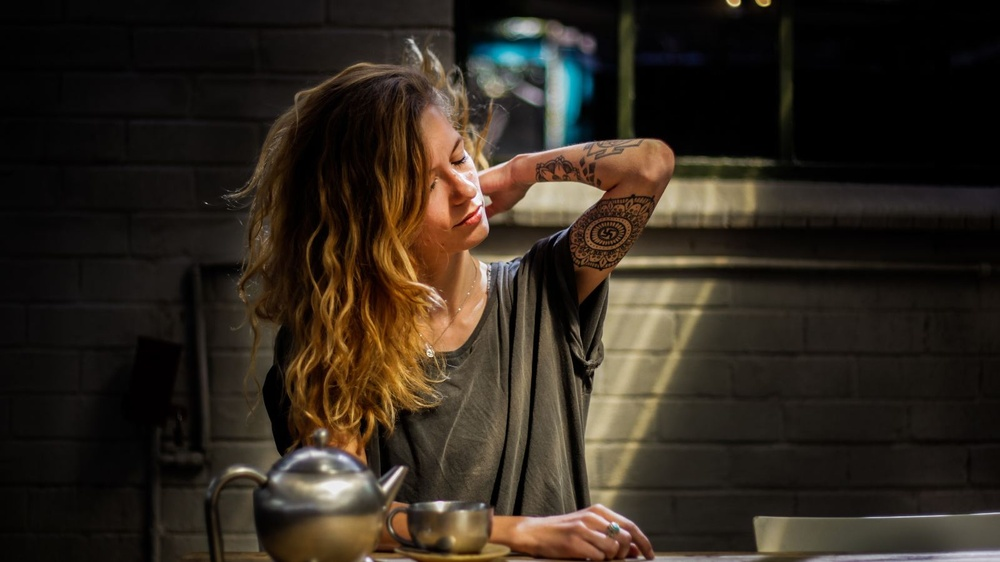
#> input picture images/example.jpg, 1000 x 562 px, shrunk from 1600 x 900 before the run
$ python histogram_example.py
#> lines starting #> are read from the running program, lines starting #| are printed output that depends on the picture
### models/image.py
import sys
import numpy
from matplotlib import pyplot

import cv2

index = 0

def window_index():
    global index
    index += 1
    return index

# [12 lines left out: function key_press_event, not called in this run]

def show(block=True):
    pyplot.show(block=block)

def pause(seconds=0):
    pyplot.pause(seconds)

def close(fig=None):
    pyplot.close(fig=fig)

# [17 lines left out: function set_lower_and_upper_color, not called in this run]

class Image():
    def __init__(self, path=None, title="Image", cmap="rgb"):
        self._cmap = self.set_cmap(cmap)
        self._path = path
        self.title = title
        self._mask = None
        self._connection_id = None
        self._histogram_connection_id = None
        self.set_image(path, cmap)

    def set_cmap(self, cmap):
        if cmap in ("rgb", "rgba", "gray"):
            return cmap
        else:
            error_name = "InvalidColormap"
            error_description = f"The Colormap {cmap} isn't valid. "
            error_description += "Please choose between the following options: 'rgb', 'rgba' or 'gray'."
            raise NameError(error_name, error_description)


    def set_image(self, path, cmap, reset_mode=False):
#> called with path = './images/example.jpg', cmap = 'gray', reset_mode = False
        if path:
            self._image = cv2.imread(path)
#> self._image is the input picture: shape (562, 1000, 3); mean B, G, R 30.4, 40, 48.7
            self.convert_image_colormap(cmap, bgr=True)
        else:
            self._image = None
        if not reset_mode:
            self.set_window()

    # [6 lines left out: function set_frame, not called in this run]

    def convert_image_colormap(self, cmap, bgr=False):
#> called with cmap = 'gray', bgr = True
        if bgr:
            if cmap == "rgb":
                self._image = cv2.cvtColor(self._image, cv2.COLOR_BGR2RGB)
            elif cmap == "rgba":
                self._image = cv2.cvtColor(self._image, cv2.COLOR_BGR2RGBA)
            elif cmap == "gray":
                self._image = cv2.cvtColor(self._image, cv2.COLOR_BGR2GRAY)
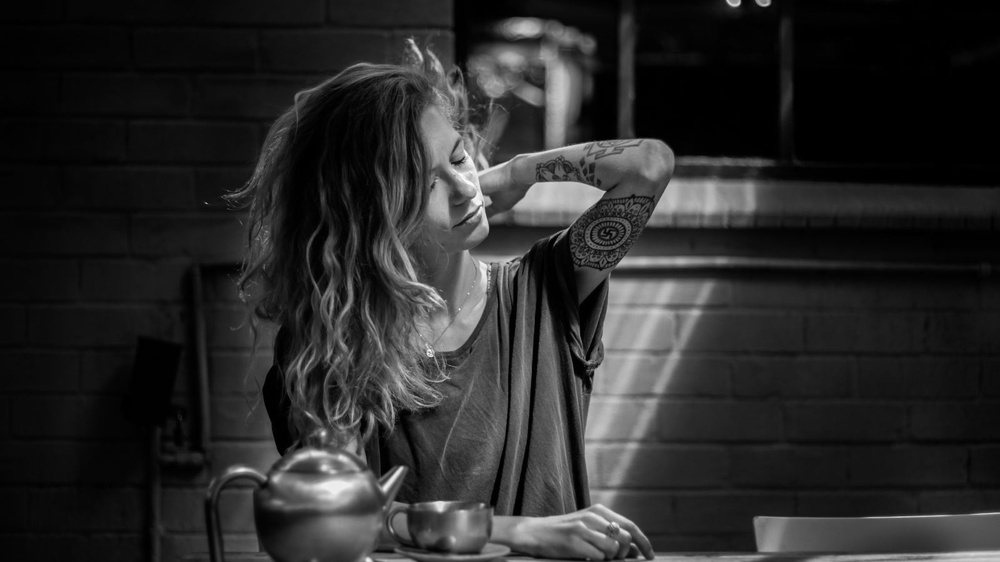
#> self._image: shape (562, 1000); min 0, max 253, mean 41.5
            else:
                error_name = "InvalidColormap"
                error_description = f"The Colormap {cmap} isn't valid. "
                error_description += "Please choose between the following options: 'rgb', 'rgba' or 'gray'."
                raise NameError(error_name, error_description)
        else:
            if self._cmap == "rgb":
                if cmap == "rgba":
                    self._image = cv2.cvtColor(self._image, cv2.COLOR_RGB2RGBA)
                elif cmap == "gray":
                    self._image = cv2.cvtColor(self._image, cv2.COLOR_RGB2GRAY)
                elif cmap == "rgb":
                    print("This image it's already on rgb colormap.")
                else:
                    error_name = "InvalidColormap"
                    error_description = f"The Colormap {cmap} isn't valid for this image. "
                    error_description += "Please choose between the following options: 'rgba' or 'gray'."
                    raise NameError(error_name, error_description)
            elif self._cmap == "rgba":
                if cmap == "rgb":
                    self._image = cv2.cvtColor(self._image, cv2.COLOR_RGBA2RGB)
                elif cmap == "gray":
                    self._image = cv2.cvtColor(self._image, cv2.COLOR_RGBA2GRAY)
                elif cmap == "rgba":
                    print("This image it's already on rgba colormap.")
                else:
                    error_name = "InvalidColormap"
                    error_description = f"The Colormap {cmap} isn't valid for this image. "
                    error_description += "Please choose between the following options: 'rgb' or 'gray'."
                    raise NameError(error_name, error_description)
            elif self._cmap == "gray":
                if self._path is not None:
                    self.set_image(self._path, cmap, reset_mode=True)
                else:
                    self.set_frame(self._original_frame, cmap, reset_mode=True)
            self._cmap = self.set_cmap(cmap)

    # [22 lines left out: functions add_mask, reset_mask, not called in this run]


    def apply_mask(self):
        mask_image = cv2.bitwise_and(self._image, self._image, mask=self._mask)
        self._image = mask_image

    def show_histogram(self, on_key_press=key_press_event, new=True):
        if new:
            self._histogram_id = window_index()
        else:
            pyplot.close(self._histogram_id)

        figure = pyplot.figure(self._histogram_id)
        figure.canvas.set_window_title(f"{self.title} Histogram")
        if self._histogram_connection_id is not None:
            figure.canvas.mpl_disconnect(self._connection_id)
        self._connection_id = figure.canvas.mpl_connect("key_press_event", on_key_press)

        if self._cmap == "rgb":
            red, green, blue = cv2.split(self._image)

            figure.add_subplot(1,3,3)
            current_axis = pyplot.gca()
            current_axis.set_title("Red Channel")
            pyplot.hist(red.ravel(), 256, [0, 256], color="red")

            figure.add_subplot(1,3,2)
            current_axis = pyplot.gca()
            current_axis.set_title("Green Channel")
            pyplot.hist(green.ravel(), 256, [0, 256], color="green")

            figure.add_subplot(1,3,1)
            current_axis = pyplot.gca()
            current_axis.set_title("Blue Channel")
            pyplot.hist(blue.ravel(), 256, [0, 256], color="blue")
        elif self._cmap == "gray":
            current_axis = pyplot.gca()
            current_axis.set_title("Grayscale Channel")
            pyplot.hist(self._image.ravel(), 256, [0, 256], color="gray")
        else:
            error_name = "InvalidColormap"
            error_description = f"The Colormap {self._cmap} isn't valid for get the histogram. "
            error_description += "Please choose between the following options: 'rgb' or 'gray'."
            raise NameError(error_name, error_description)

    def update_histogram(self, on_key_press=key_press_event):
        self.show_histogram(on_key_press=on_key_press, new=False)

    def window(self, on_key_press, new=True):
        if new:
            self._window_id = window_index()
        else:
            pyplot.close(self._window_id)
        figure = pyplot.figure(self._window_id)
        figure.canvas.set_window_title(self.title)
        if self._connection_id is not None:
            figure.canvas.mpl_disconnect(self._connection_id)
        self._connection_id = figure.canvas.mpl_connect("key_press_event", on_key_press)

    def set_window(self, on_key_press=key_press_event):
        self.update_window(on_key_press=on_key_press, new=True)

    def update_window(self, on_key_press=key_press_event, new=False):
        self.window(on_key_press, new=new)
        if self._image is not None:
            cmap = None
            if self._cmap not in ("rgb", "rgba"):
                cmap = self._cmap
            pyplot.imshow(self._image, cmap=cmap)

### histogram_example.py
from models.image import Image, show, close, pause

def main():
    image = Image(path="./images/example.jpg", title="Aula 17/03", cmap='gray')
    show(block=False)
    image.show_histogram()
    pause(3)
#> in pause, `pyplot.pause(seconds)`:
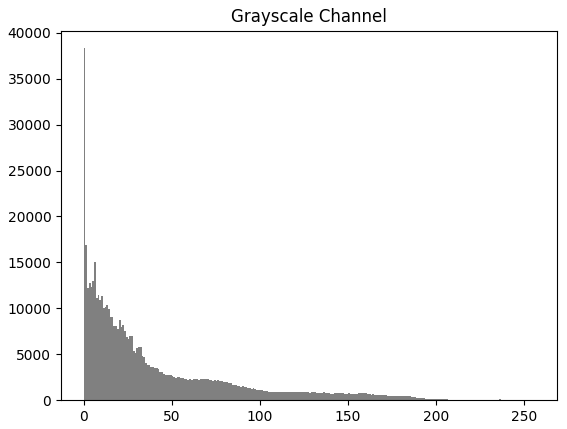
#> figure drawn by matplotlib, 1 panel; tallest bar 38317 high, from x = 0 to 1

    image.convert_image_colormap(cmap="rgb")
    image.update_window()
    image.update_histogram()
#> call 2 of show_histogram, with new = False
#> in show_histogram (call 2), `red, green, blue = cv2.split(self._image)`:
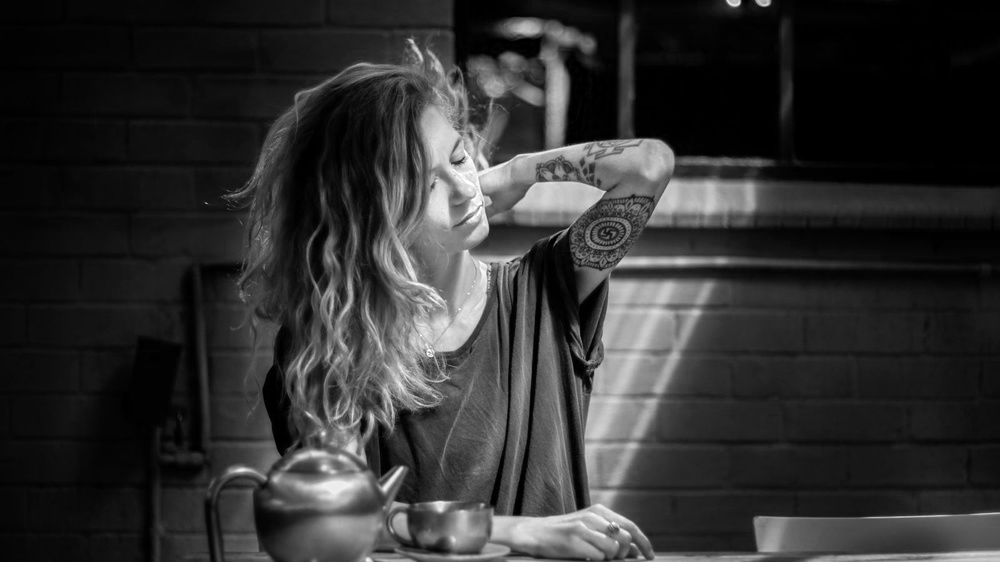
#> red: shape (562, 1000); min 0, max 255, mean 48.7
#> in show_histogram (call 2), `red, green, blue = cv2.split(self._image)`:
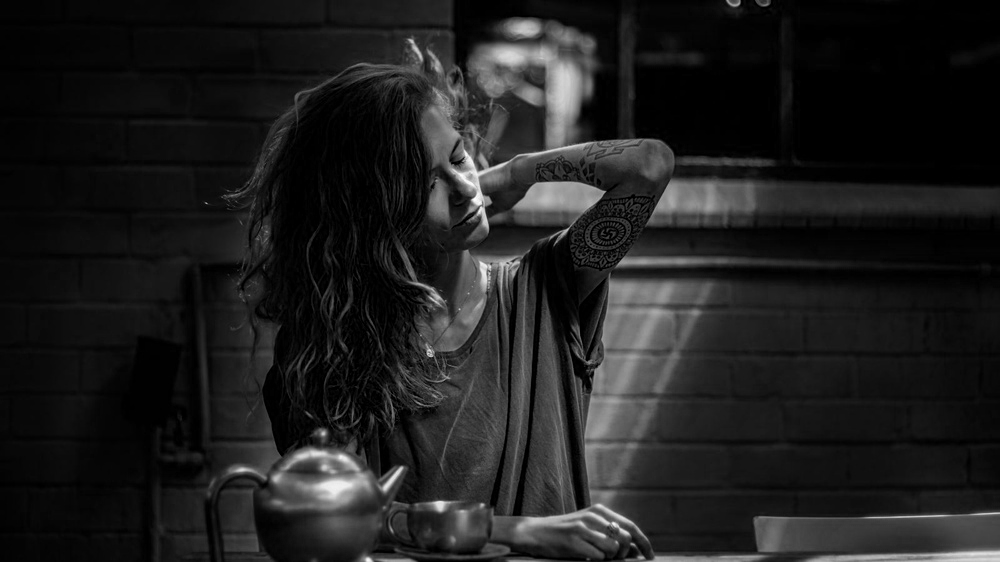
#> blue: shape (562, 1000); min 0, max 255, mean 30.4
    show()
#> call 2 of show, with block = True
#> in show (call 2), `pyplot.show(block=block)`:
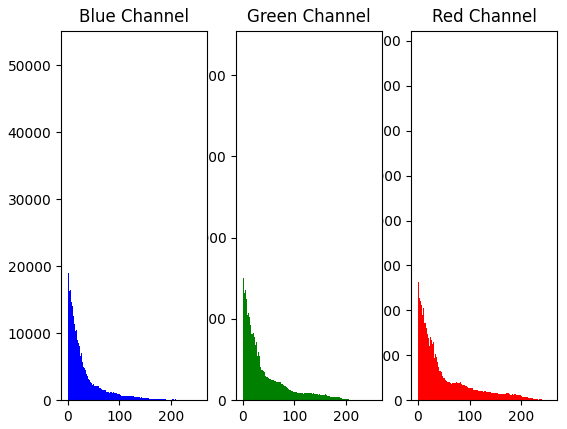
#> figure drawn by matplotlib, 3 panels; panel 1: tallest bar 39190 high, from x = 0 to 1; panel 2: tallest bar 43307 high, from x = 0 to 1; panel 3: tallest bar 52542 high, from x = 0 to 1

if __name__ == '__main__':
    main()
